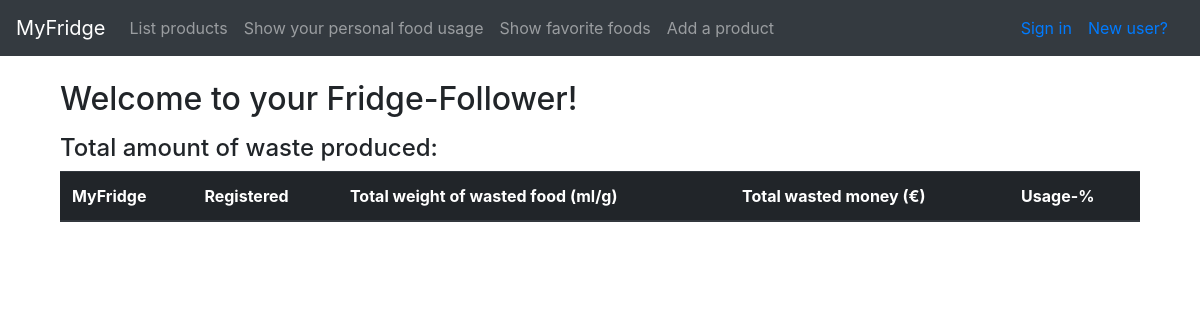
/, run on an earlier commit of the app's database.
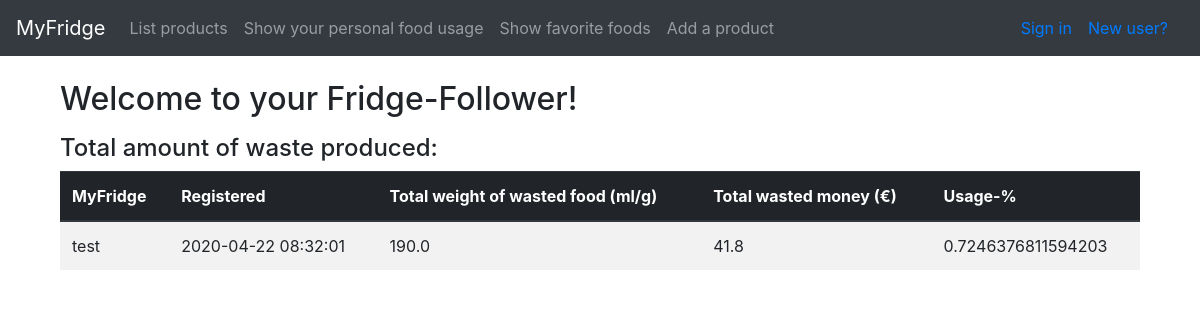
And on a later commit of the database.
### application/auth/models.py (models this page shows, shortened)
class User(Base):
    __tablename__ = "account"
    username = db.Column(db.String(144), nullable=False)
    password = db.Column(db.String(144), nullable=False)
    email = db.Column(db.String(144), nullable=False)
    product_id = db.relationship("Product", backref='account', cascade="all, delete", lazy=True)
    waste_id = db.relationship("Waste", backref='account', cascade="all, delete", lazy=True)
    dish_id = db.relationship("Dish", backref='account', cascade="all, delete", lazy=True)

### application/views.py (the view)
@app.route("/")
def index():
    return render_template("index.html", total_data=Waste.total_data())

### application/usage/models.py (called while the page is built)
    @staticmethod
    def total_data():
        stmt = text("SELECT Account.username, Account.date_created,  SUM(Waste.amount) as wfood, SUM(Waste.price) as wprice, (SUM(Dish.amount) / (SUM(Waste.amount) + SUM(Dish.amount))) as usage FROM Waste"
         	        " LEFT JOIN Account ON Waste.account_id = Account.id"
                    " LEFT JOIN Dish ON Dish.account_id = Dish.id"
		            " GROUP BY Account.id"
                    " ORDER BY usage DESC")
        res = db.engine.execute(stmt)
        response = []
        for row in res:
            response.append({"username": row[0], "date_created": row[1], "wfood": row[2], "wprice": row[3], "usage": row[4]})
        return response

### application/templates/index.html (shortened to what this page needs)
{% extends "layout.html" %}
{% block body %}
<div class="container">
  <h2>
    Welcome to your Fridge-Follower!
  </h2>
{% if total_data is defined %}
<h4> Total amount of waste produced: </h4>
<table class="table table-striped">
   <thead class= "thead-dark">
    <tr>
        <th>MyFridge</th>
        <th>Registered</th>
        <th>Total weight of wasted food (ml/g)</th>
        <th>Total wasted money (€)</th>
        <th>Usage-%</th>
      </tr>
   </thead>
   <tbody>
  {% for data in total_data %}
    <tr class="warning">
       <td>{{ data.username }}</td>
       <td>{{ data.date_created }}</td>
       <td>{{ data.wfood }}</td>
       <td>{{ data.wprice }}</td>
       <td>{{ data.usage }}</td>
     </tr>
  {% endfor %}
</table>
{% endif %}
</div>
</body>
</html>
{% endblock %}

What changed in the data, as far as the page shows it:
now on this page (row edited): User: username "test", date_created "2020-04-22 08:32:01", wfood "190.0", wprice "41.8", usage "0.7246376811594203"
